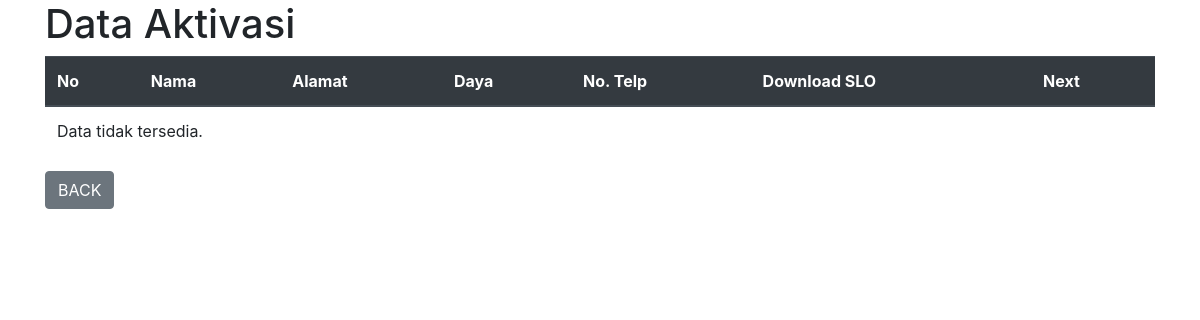
Page /aktivasi.php on the earlier database version.
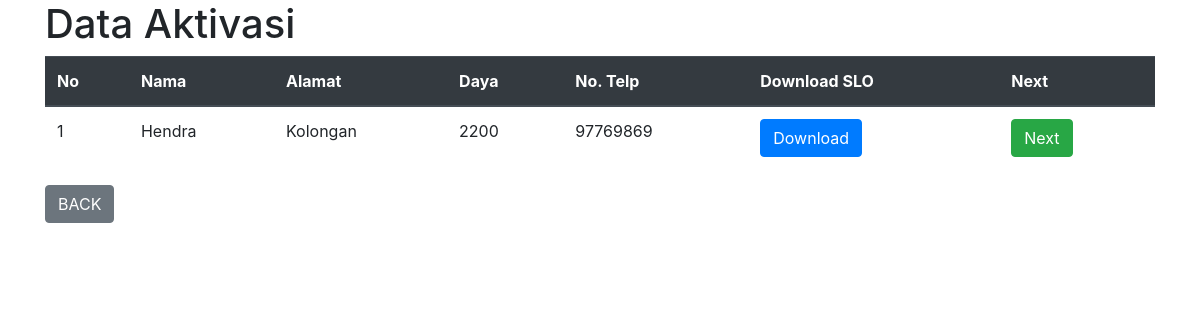
Same page on the later database version.
### tables this page shows
CREATE TABLE `tb_3` (
  `id` int(11) NOT NULL,
  `nama` varchar(255) NOT NULL,
  `alamat` text NOT NULL,
  `daya` int(15) NOT NULL,
  `no_telp` int(15) NOT NULL,
  `teknis` tinyint(1) NOT NULL,
  `p2tl` tinyint(1) NOT NULL,
  `tunggakan` tinyint(1) NOT NULL,
  `file_path` varchar(255) NOT NULL
);

### aktivasi.php (the view, shortened to what this page needs)
<?php
    require 'dbcon.php';
    $query = "SELECT * FROM tb_3";
    $result = mysqli_query($conn, $query);
?>
<!DOCTYPE html>
<html>
<head>
    <link rel="stylesheet" href="https://stackpath.bootstrapcdn.com/bootstrap/4.5.0/css/bootstrap.min.css">
</head>
<body>
    <div class="container">
        <h1>Data Aktivasi</h1>
        <div class="wrp">
            <table class="table">
                <thead class="thead-dark">
                    <tr>
                        <th>No</th>
                        <th>Nama</th>
                        <th>Alamat</th>
                        <th>Daya</th>
                        <th>No. Telp</th>
                        <th>Download SLO</th>
                        <th>Next</th>
                    </tr>
                </thead>
                <tbody>
                    <?php
                        if (mysqli_num_rows($result) > 0) {
                            $no = 1;
                            while ($row = mysqli_fetch_assoc($result)) {
                                ?>
                                <tr>
                                    <td><?= $no++; ?></td>
                                    <td><?= $row['nama']; ?></td>
                                    <td><?= $row['alamat']; ?></td>
                                    <td><?= $row['daya']; ?></td>
                                    <td><?= $row['no_telp']; ?></td>
                                    <td>
                                        <?php if (!empty($row['file_path'])) { ?>
                                            <a href="<?= $row['file_path']; ?>" class="btn btn-primary" download>Download</a>
                                        <?php } ?>
                                    </td>
                                    <td>
                                        <form method="POST">
                                            <button type="submit" name="next" class="btn btn-success">Next</button>
                                        </form>
                                    </td>
                                </tr>
                                <?php
                            }
                        } else {
                            ?>
                            <tr>
                                <td colspan="7">Data tidak tersedia.</td>
                            </tr>
                            <?php
                        }
                    ?>
                </tbody>
            </table>
        </div>
        <div class="show">
            <button onclick="location.href='index.php'" class="btn btn-secondary">BACK</button>
        </div>
    </div>
</body>
</html>

Differences in the rows shown:
added tb_3: nama "Hendra", alamat "Kolongan", daya "2200", no_telp "97769869"
Other differences:
text no longer shown: "Data tidak tersedia."
